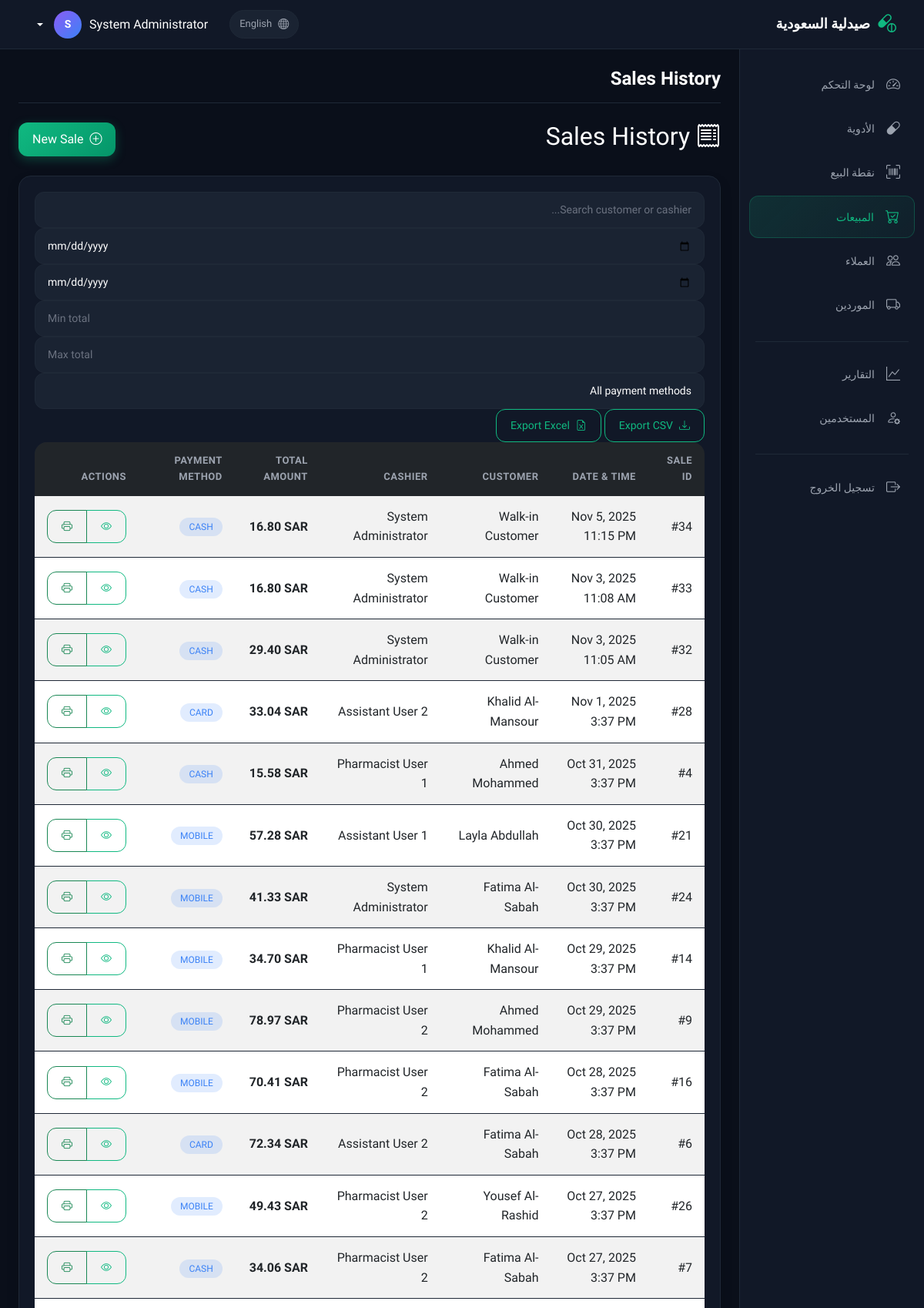
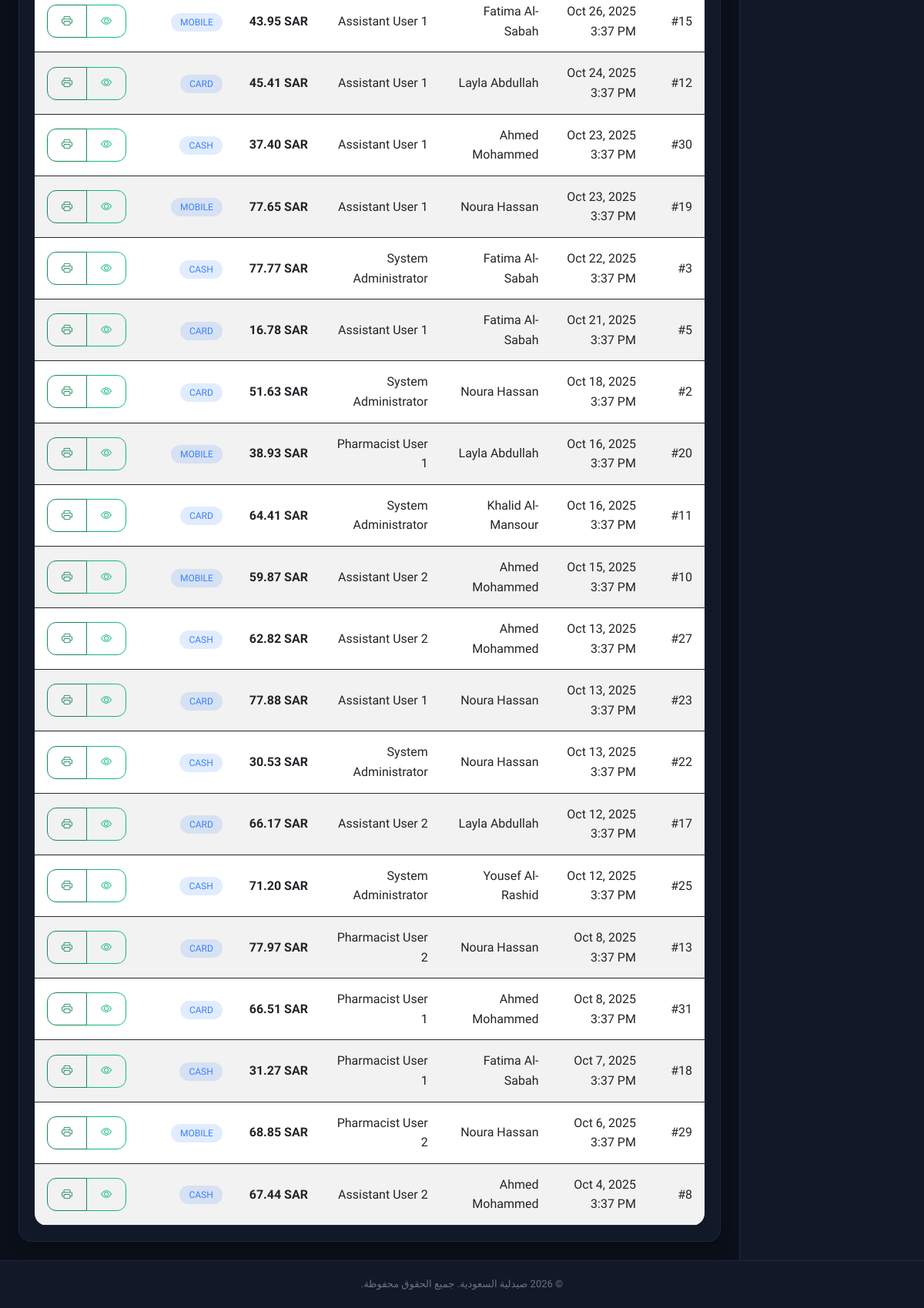
The page /modules/sales/index.php (signed in) on the database its author committed (2 pictures, top to bottom).
### tables this page shows
CREATE TABLE `sales` (
  `sale_id` int(11) NOT NULL,
  `customer_id` int(11) DEFAULT NULL,
  `user_id` int(11) NOT NULL,
  `total_amount` decimal(10,2) NOT NULL,
  `discount` decimal(10,2) DEFAULT 0.00,
  `tax_amount` decimal(10,2) DEFAULT 0.00,
  `final_amount` decimal(10,2) NOT NULL,
  `payment_method` enum('cash','card','mobile') DEFAULT 'cash',
  `sale_date` timestamp NOT NULL DEFAULT current_timestamp()
);

CREATE TABLE `users` (
  `user_id` int(11) NOT NULL,
  `username` varchar(50) NOT NULL,
  `password` varchar(255) NOT NULL,
  `full_name` varchar(100) NOT NULL,
  `email` varchar(100) DEFAULT NULL,
  `role` enum('admin','pharmacist','assistant') DEFAULT 'assistant',
  `is_active` tinyint(1) DEFAULT 1,
  `created_at` timestamp NOT NULL DEFAULT current_timestamp(),
  `phone` varchar(20) DEFAULT NULL,
  `last_login` timestamp NULL DEFAULT NULL,
  `updated_at` timestamp NOT NULL DEFAULT current_timestamp() ON UPDATE current_timestamp()
);

CREATE TABLE `customers` (
  `customer_id` int(11) NOT NULL,
  `customer_name` varchar(100) NOT NULL,
  `phone` varchar(20) DEFAULT NULL,
  `email` varchar(100) DEFAULT NULL,
  `address` text DEFAULT NULL,
  `created_at` timestamp NOT NULL DEFAULT current_timestamp(),
  `loyalty_points` int(11) DEFAULT 0,
  `total_purchases` decimal(10,2) DEFAULT 0.00,
  `last_purchase_date` date DEFAULT NULL
);

### includes/functions.php (called while the page is built, shortened)
<?php
function formatCurrency($amount, $currency = null)
{
    $currency = $currency ?: DEFAULT_CURRENCY;
    return number_format($amount, 2) . ' ' . $currency;
}
function formatDate($date, $format = 'd/m/Y')
{
    return date($format, strtotime($date));
}

### modules/sales/index.php (the view, shortened to what this page needs)
<?php
$root_path = dirname(dirname(dirname(__FILE__)));
require_once $root_path . '/includes/functions.php';
$database = new Database();
$db = $database->getConnection();
$query = "SELECT s.*, c.customer_name, u.full_name as cashier_name
          FROM sales s
          LEFT JOIN customers c ON s.customer_id = c.customer_id
          JOIN users u ON s.user_id = u.user_id
          ORDER BY s.sale_date DESC";
$stmt = $db->prepare($query);
$stmt->execute();
$sales = $stmt->fetchAll(PDO::FETCH_ASSOC);
?>
<?php include '../../includes/header.php'; ?>
<div class="d-flex justify-content-between align-items-center mb-4">
    <h2><i class="bi bi-receipt"></i> Sales History</h2>
    <a href="pos.php" class="btn btn-primary">
        <i class="bi bi-plus-circle"></i> New Sale
    </a>
</div>
<div class="card shadow">
    <div class="card-body">
        <div class="table-toolbar">
            <input type="text" id="searchSales" class="form-control" placeholder="Search customer or cashier...">
            <input type="date" id="dateFrom" class="form-control" aria-label="From date">
            <input type="date" id="dateTo" class="form-control" aria-label="To date">
            <input type="number" id="minTotal" class="form-control" placeholder="Min total" min="0" step="0.01">
            <input type="number" id="maxTotal" class="form-control" placeholder="Max total" min="0" step="0.01">
            <select id="filterPayment" class="form-select">
                <option value="">All payment methods</option>
            </select>
            <div class="table-actions">
                <button type="button" class="btn btn-outline-primary btn-sm" id="exportSalesCsv">
                    <i class="bi bi-download"></i> Export CSV
                </button>
                <button type="button" class="btn btn-outline-primary btn-sm" id="exportSalesXls">
                    <i class="bi bi-file-earmark-excel"></i> Export Excel
                </button>
            </div>
        </div>
        <div class="table-responsive">
            <table class="table table-striped table-hover">
                <thead class="table-dark">
                    <tr>
                        <th>Sale ID</th>
                        <th>Date & Time</th>
                        <th>Customer</th>
                        <th>Cashier</th>
                        <th>Total Amount</th>
                        <th>Payment Method</th>
                        <th>Actions</th>
                    </tr>
                </thead>
                <tbody>
                    <?php if (empty($sales)): ?>
                        <tr>
                            <td colspan="7" class="text-center text-muted py-4">
                                <i class="bi bi-receipt display-4 d-block mb-2"></i>
                                No sales records found.
                            </td>
                        </tr>
                    <?php else: ?>
                        <?php foreach ($sales as $sale): ?>
                            <tr>
                                <td>#<?php echo $sale['sale_id']; ?></td>
                                <td><?php echo formatDate($sale['sale_date'], 'M j, Y g:i A'); ?></td>
                                <td><?php echo $sale['customer_name'] ?: 'Walk-in Customer'; ?></td>
                                <td><?php echo $sale['cashier_name']; ?></td>
                                <td><strong class="num"><?php echo formatCurrency($sale['final_amount']); ?></strong></td>
                                <td>
                                    <span class="badge bg-info text-uppercase">
                                        <?php echo $sale['payment_method']; ?>
                                    </span>
                                </td>
                                <td>
                                    <div class="btn-group btn-group-sm">
                                        <a href="invoice.php?id=<?php echo $sale['sale_id']; ?>"
                                            class="btn btn-outline-primary" title="View Invoice">
                                            <i class="bi bi-eye"></i>
                                        </a>
                                        <a href="invoice.php?id=<?php echo $sale['sale_id']; ?>&print=1"
                                            class="btn btn-outline-success" title="Print Invoice" target="_blank">
                                            <i class="bi bi-printer"></i>
                                        </a>
                                    </div>
                                </td>
                            </tr>
                        <?php endforeach; ?>
                    <?php endif; ?>
                </tbody>
            </table>
        </div>
    </div>
</div>
<?php include '../../includes/footer.php'; ?>

### assets/css/style.css (style rules this page uses)
:root { --bg-primary: #0a0f1a; --bg-secondary: #111827; --bg-tertiary: #1a2332; --bg-hover: #242d3d; --border-color: #1f2937; --border-light: #374151; --text-primary: #ffffff; --text-secondary: #9ca3af; --text-muted: #6b7280; --accent-green: #10b981; --accent-green-hover: #059669; --accent-blue: #3b82f6; --accent-yellow: #f59e0b; --accent-red: #ef4444; --accent-purple: #8b5cf6; --sidebar-width: 240px; --navbar-height: 64px; --radius-sm: 8px; --radius-md: 12px; --radius-lg: 16px; --shadow-sm: 0 1px 2px rgba(0, 0, 0, 0.3); --shadow-md: 0 4px 12px rgba(0, 0, 0, 0.3); --shadow-lg: 0 10px 30px rgba(0, 0, 0, 0.4); }
* { margin: 0; padding: 0; box-sizing: border-box; }
body { font-family: 'Tajawal', -apple-system, BlinkMacSystemFont, 'Segoe UI', sans-serif; background: var(--bg-primary); color: var(--text-primary); min-height: 100vh; line-height: 1.6; }
a { color: var(--accent-blue); text-decoration: none; transition: color 0.2s; }
.card { background: var(--bg-secondary); border: 1px solid var(--border-color); border-radius: var(--radius-lg); box-shadow: var(--shadow-sm); overflow: hidden; }
.card-body { padding: 20px; }
.btn { border-radius: var(--radius-md); font-weight: 500; padding: 10px 18px; transition: all 0.2s; display: inline-flex; align-items: center; gap: 8px; }
.btn-primary { background: linear-gradient(135deg, var(--accent-green), var(--accent-green-hover)); border: none; color: white; box-shadow: 0 4px 14px rgba(16, 185, 129, 0.3); }
.btn-outline-primary { border: 1px solid var(--accent-green); color: var(--accent-green); background: transparent; }
.table { color: var(--text-primary); margin: 0; }
.table thead { background: linear-gradient(90deg, var(--bg-tertiary), var(--bg-secondary)); }
.table thead th { font-weight: 600; font-size: 13px; color: var(--text-secondary); text-transform: uppercase; letter-spacing: 0.5px; padding: 14px 16px; border: none; }
.table tbody td { padding: 14px 16px; border-bottom: 1px solid var(--border-color); vertical-align: middle; }
.table-responsive { border-radius: var(--radius-lg); overflow: hidden; }
.form-control, .form-select { background: var(--bg-tertiary); border: 1px solid var(--border-color); color: var(--text-primary); border-radius: var(--radius-md); padding: 12px 16px; font-size: 14px; transition: all 0.2s; }
.form-control::placeholder { color: var(--text-muted); }
.badge { padding: 6px 12px; border-radius: 20px; font-weight: 500; font-size: 12px; }
.badge.bg-info, .bg-info { background: rgba(59, 130, 246, 0.15) !important; color: var(--accent-blue) !important; }
.num { direction: ltr; unicode-bidi: bidi-override; text-align: end; font-variant-numeric: tabular-nums; }

### rows shown on the page
sales: sale_id "34", sale_date "Nov 5, 2025 11:15 PM", customer_name "Walk-in Customer", user.full_name "System Administrator", final_amount "16.80 SAR", payment_method "CASH"
sales: sale_id "33", sale_date "Nov 3, 2025 11:08 AM", customer_name "Walk-in Customer", user.full_name "System Administrator", final_amount "16.80 SAR", payment_method "CASH"
sales: sale_id "32", sale_date "Nov 3, 2025 11:05 AM", customer_name "Walk-in Customer", user.full_name "System Administrator", final_amount "29.40 SAR", payment_method "CASH"
sales: sale_id "28", sale_date "Nov 1, 2025 3:37 PM", customer.customer_name "Khalid Al-Mansour", user.full_name "Assistant User 2", final_amount "33.04 SAR", payment_method "CARD"
sales: sale_id "4", sale_date "Oct 31, 2025 3:37 PM", customer.customer_name "Ahmed Mohammed", user.full_name "Pharmacist User 1", final_amount "15.58 SAR", payment_method "CASH"
sales: sale_id "21", sale_date "Oct 30, 2025 3:37 PM", customer.customer_name "Layla Abdullah", user.full_name "Assistant User 1", final_amount "57.28 SAR", payment_method "MOBILE"
sales: sale_id "24", sale_date "Oct 30, 2025 3:37 PM", customer.customer_name "Fatima Al-Sabah", user.full_name "System Administrator", final_amount "41.33 SAR", payment_method "MOBILE"
sales: sale_id "14", sale_date "Oct 29, 2025 3:37 PM", customer.customer_name "Khalid Al-Mansour", user.full_name "Pharmacist User 1", final_amount "34.70 SAR", payment_method "MOBILE"
sales: sale_id "9", sale_date "Oct 29, 2025 3:37 PM", customer.customer_name "Ahmed Mohammed", user.full_name "Pharmacist User 2", final_amount "78.97 SAR", payment_method "MOBILE"
sales: sale_id "16", sale_date "Oct 28, 2025 3:37 PM", customer.customer_name "Fatima Al-Sabah", user.full_name "Pharmacist User 2", final_amount "70.41 SAR", payment_method "MOBILE"
sales: sale_id "6", sale_date "Oct 28, 2025 3:37 PM", customer.customer_name "Fatima Al-Sabah", user.full_name "Assistant User 2", final_amount "72.34 SAR", payment_method "CARD"
sales: sale_id "26", sale_date "Oct 27, 2025 3:37 PM", customer.customer_name "Yousef Al-Rashid", user.full_name "Pharmacist User 2", final_amount "49.43 SAR", payment_method "MOBILE"
sales: sale_id "7", sale_date "Oct 27, 2025 3:37 PM", customer.customer_name "Fatima Al-Sabah", user.full_name "Pharmacist User 2", final_amount "34.06 SAR", payment_method "CASH"
sales: sale_id "15", sale_date "Oct 26, 2025 3:37 PM", customer.customer_name "Fatima Al-Sabah", user.full_name "Assistant User 1", final_amount "43.95 SAR", payment_method "MOBILE"
sales: sale_id "12", sale_date "Oct 24, 2025 3:37 PM", customer.customer_name "Layla Abdullah", user.full_name "Assistant User 1", final_amount "45.41 SAR", payment_method "CARD"
sales: sale_id "30", sale_date "Oct 23, 2025 3:37 PM", customer.customer_name "Ahmed Mohammed", user.full_name "Assistant User 1", final_amount "37.40 SAR", payment_method "CASH"
sales: sale_id "19", sale_date "Oct 23, 2025 3:37 PM", customer.customer_name "Noura Hassan", user.full_name "Assistant User 1", final_amount "77.65 SAR", payment_method "MOBILE"
sales: sale_id "3", sale_date "Oct 22, 2025 3:37 PM", customer.customer_name "Fatima Al-Sabah", user.full_name "System Administrator", final_amount "77.77 SAR", payment_method "CASH"
sales: sale_id "5", sale_date "Oct 21, 2025 3:37 PM", customer.customer_name "Fatima Al-Sabah", user.full_name "Assistant User 1", final_amount "16.78 SAR", payment_method "CARD"
sales: sale_id "2", sale_date "Oct 18, 2025 3:37 PM", customer.customer_name "Noura Hassan", user.full_name "System Administrator", final_amount "51.63 SAR", payment_method "CARD"
sales: sale_id "20", sale_date "Oct 16, 2025 3:37 PM", customer.customer_name "Layla Abdullah", user.full_name "Pharmacist User 1", final_amount "38.93 SAR", payment_method "MOBILE"
sales: sale_id "11", sale_date "Oct 16, 2025 3:37 PM", customer.customer_name "Khalid Al-Mansour", user.full_name "System Administrator", final_amount "64.41 SAR", payment_method "CARD"
sales: sale_id "10", sale_date "Oct 15, 2025 3:37 PM", customer.customer_name "Ahmed Mohammed", user.full_name "Assistant User 2", final_amount "59.87 SAR", payment_method "MOBILE"
sales: sale_id "27", sale_date "Oct 13, 2025 3:37 PM", customer.customer_name "Ahmed Mohammed", user.full_name "Assistant User 2", final_amount "62.82 SAR", payment_method "CASH"
sales: sale_id "23", sale_date "Oct 13, 2025 3:37 PM", customer.customer_name "Noura Hassan", user.full_name "Assistant User 1", final_amount "77.88 SAR", payment_method "CARD"
sales: sale_id "22", sale_date "Oct 13, 2025 3:37 PM", customer.customer_name "Noura Hassan", user.full_name "System Administrator", final_amount "30.53 SAR", payment_method "CASH"
sales: sale_id "17", sale_date "Oct 12, 2025 3:37 PM", customer.customer_name "Layla Abdullah", user.full_name "Assistant User 2", final_amount "66.17 SAR", payment_method "CARD"
sales: sale_id "25", sale_date "Oct 12, 2025 3:37 PM", customer.customer_name "Yousef Al-Rashid", user.full_name "System Administrator", final_amount "71.20 SAR", payment_method "CASH"
sales: sale_id "13", sale_date "Oct 8, 2025 3:37 PM", customer.customer_name "Noura Hassan", user.full_name "Pharmacist User 2", final_amount "77.97 SAR", payment_method "CARD"
sales: sale_id "31", sale_date "Oct 8, 2025 3:37 PM", customer.customer_name "Ahmed Mohammed", user.full_name "Pharmacist User 1", final_amount "66.51 SAR", payment_method "CARD"
sales: sale_id "18", sale_date "Oct 7, 2025 3:37 PM", customer.customer_name "Fatima Al-Sabah", user.full_name "Pharmacist User 1", final_amount "31.27 SAR", payment_method "CASH"
sales: sale_id "29", sale_date "Oct 6, 2025 3:37 PM", customer.customer_name "Noura Hassan", user.full_name "Pharmacist User 2", final_amount "68.85 SAR", payment_method "MOBILE"
sales: sale_id "8", sale_date "Oct 4, 2025 3:37 PM", customer.customer_name "Ahmed Mohammed", user.full_name "Assistant User 2", final_amount "67.44 SAR", payment_method "CASH"

### other values the page prints
__('site_name') "صيدلية السعودية"
$other_lang_name "English"
$user_full_name "System Administrator"
mb_substr($user_full_name, 0, 1) "S"
__('nav_dashboard') "لوحة التحكم"
__('nav_medicines') "الأدوية"
__('nav_pos') "نقطة البيع"
__('nav_sales') "المبيعات"
__('nav_customers') "العملاء"
__('nav_suppliers') "الموردين"
__('nav_reports') "التقارير"
__('nav_users') "المستخدمين"
__('logout') "تسجيل الخروج"
$page_title "Sales History"
__('all_rights_reserved') "جميع الحقوق محفوظة"
